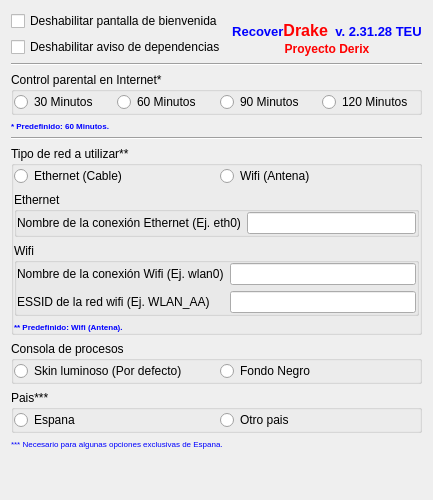
     <widget class="QWidget" name="tab_6">
      <attribute name="icon">
       <iconset resource="recoverdrake.qrc">
        <normaloff>:/Imagenes/ejecutar.png</normaloff>:/Imagenes/ejecutar.png</iconset>
      </attribute>
      <attribute name="title">
       <string>General</string>
      </attribute>
      <layout class="QGridLayout" name="gridLayout_2">
       <item row="3" column="0" colspan="2">
        <widget class="QGroupBox" name="groupBox_3">
         <property name="title">
          <string>Control parental en Internet*</string>
         </property>
         <property name="flat">
          <bool>false</bool>
         </property>
         <layout class="QGridLayout" name="gridLayout_10">
          <property name="leftMargin">
           <number>0</number>
          </property>
          <property name="topMargin">
           <number>0</number>
          </property>
          <property name="rightMargin">
           <number>0</number>
          </property>
          <property name="bottomMargin">
           <number>0</number>
          </property>
          <item row="0" column="0">
           <widget class="QRadioButton" name="radioButton_10">
            <property name="text">
             <string>30 Minutos</string>
            </property>
           </widget>
          </item>
          <item row="0" column="1">
           <widget class="QRadioButton" name="radioButton_11">
            <property name="text">
             <string>60 Minutos</string>
            </property>
           </widget>
          </item>
          <item row="0" column="2">
           <widget class="QRadioButton" name="radioButton_13">
            <property name="text">
             <string>90 Minutos</string>
            </property>
           </widget>
          </item>
          <item row="0" column="3">
           <widget class="QRadioButton" name="radioButton_12">
            <property name="text">
             <string>120 Minutos</string>
            </property>
           </widget>
          </item>
         </layout>
        </widget>
       </item>
       <item row="6" column="0" colspan="2">
        <widget class="QGroupBox" name="groupBox_8">
         <property name="title">
          <string>Tipo de red a utilizar**</string>
         </property>
         <layout class="QGridLayout" name="gridLayout_4">
          <property name="leftMargin">
           <number>0</number>
          </property>
          <property name="topMargin">
           <number>0</number>
          </property>
          <property name="rightMargin">
           <number>0</number>
          </property>
          <property name="bottomMargin">
           <number>0</number>
          </property>
          <item row="0" column="0">
           <widget class="QRadioButton" name="radioButton_14">
            <property name="text">
             <string>Ethernet (Cable)</string>
            </property>
           </widget>
          </item>
          <item row="0" column="1">
           <widget class="QRadioButton" name="radioButton_15">
            <property name="text">
             <string>Wifi (Antena)</string>
            </property>
           </widget>
          </item>
          <item row="1" column="0" colspan="2">
           <widget class="QGroupBox" name="groupBox_9">
            <property name="title">
             <string>Ethernet</string>
            </property>
            <layout class="QGridLayout" name="gridLayout_3">
             <property name="leftMargin">
              <number>0</number>
             </property>
             <property name="topMargin">
              <number>0</number>
             </property>
             <property name="rightMargin">
              <number>0</number>
             </property>
             <property name="bottomMargin">
              <number>0</number>
             </property>
             <item row="0" column="0">
              <widget class="QLabel" name="label_110">
               <property name="text">
                <string>Nombre de la conexión Ethernet (Ej. eth0)</string>
               </property>
              </widget>
             </item>
             <item row="0" column="1">
              <widget class="QLineEdit" name="lineEdit_5"/>
             </item>
            </layout>
           </widget>
          </item>
          <item row="2" column="0" colspan="2">
           <widget class="QGroupBox" name="groupBox_10">
            <property name="title">
             <string>Wifi</string>
            </property>
            <layout class="QGridLayout" name="gridLayout_5">
             <property name="leftMargin">
              <number>0</number>
             </property>
             <property name="topMargin">
              <number>0</number>
             </property>
             <property name="rightMargin">
              <number>0</number>
             </property>
             <property name="bottomMargin">
              <number>0</number>
             </property>
             <item row="0" column="0">
              <widget class="QLabel" name="label_111">
               <property name="text">
                <string>Nombre de la conexión Wifi (Ej. wlan0)</string>
               </property>
              </widget>
             </item>
             <item row="0" column="1">
              <widget class="QLineEdit" name="lineEdit_6"/>
             </item>
             <item row="1" column="0">
              <widget class="QLabel" name="label_108">
               <property name="text">
                <string>ESSID de la red wifi (Ej. WLAN_AA)</string>
               </property>
              </widget>
             </item>
             <item row="1" column="1">
              <widget class="QLineEdit" name="lineEdit_4"/>
             </item>
            </layout>
           </widget>
          </item>
          <item row="3" column="0" colspan="2">
           <widget class="QLabel" name="label_112">
            <property name="palette">
             <palette>
              <active>
               <colorrole role="Button">
                <brush brushstyle="SolidPattern">
                 <color alpha="255">
                  <red>170</red>
                  <green>170</green>
                  <blue>127</blue>
                 </color>
                </brush>
               </colorrole>
               <colorrole role="Text">
                <brush brushstyle="SolidPattern">
                 <color alpha="255">
                  <red>0</red>
                  <green>0</green>
                  <blue>255</blue>
                 </color>
                </brush>
               </colorrole>
               <colorrole role="Base">
                <brush brushstyle="SolidPattern">
                 <color alpha="255">
                  <red>170</red>
                  <green>170</green>
                  <blue>127</blue>
                 </color>
                </brush>
               </colorrole>
               <colorrole role="Window">
                <brush brushstyle="SolidPattern">
                 <color alpha="255">
                  <red>170</red>
                  <green>170</green>
                  <blue>127</blue>
                 </color>
                </brush>
               </colorrole>
              </active>
              <inactive>
               <colorrole role="Button">
                <brush brushstyle="SolidPattern">
                 <color alpha="255">
                  <red>170</red>
                  <green>170</green>
                  <blue>127</blue>
                 </color>
                </brush>
               </colorrole>
               <colorrole role="Text">
                <brush brushstyle="SolidPattern">
                 <color alpha="255">
                  <red>0</red>
                  <green>0</green>
                  <blue>255</blue>
                 </color>
                </brush>
               </colorrole>
               <colorrole role="Base">
                <brush brushstyle="SolidPattern">
                 <color alpha="255">
                  <red>170</red>
                  <green>170</green>
                  <blue>127</blue>
                 </color>
                </brush>
               </colorrole>
               <colorrole role="Window">
                <brush brushstyle="SolidPattern">
                 <color alpha="255">
                  <red>170</red>
                  <green>170</green>
                  <blue>127</blue>
                 </color>
                </brush>
               </colorrole>
              </inactive>
              <disabled>
               <colorrole role="Button">
                <brush brushstyle="SolidPattern">
                 <color alpha="255">
                  <red>170</red>
                  <green>170</green>
                  <blue>127</blue>
                 </color>
                </brush>
               </colorrole>
               <colorrole role="Text">
                <brush brushstyle="SolidPattern">
                 <color alpha="255">
                  <red>120</red>
                  <green>122</green>
                  <blue>124</blue>
                 </color>
                </brush>
               </colorrole>
               <colorrole role="Base">
                <brush brushstyle="SolidPattern">
                 <color alpha="255">
                  <red>170</red>
                  <green>170</green>
                  <blue>127</blue>
                 </color>
                </brush>
               </colorrole>
               <colorrole role="Window">
                <brush brushstyle="SolidPattern">
                 <color alpha="255">
                  <red>170</red>
                  <green>170</green>
                  <blue>127</blue>
                 </color>
                </brush>
               </colorrole>
              </disabled>
             </palette>
            </property>
            <property name="font">
             <font>
              <pointsize>6</pointsize>
              <weight>75</weight>
              <bold>true</bold>
             </font>
            </property>
            <property name="text">
             <string>&lt;!DOCTYPE HTML PUBLIC &quot;-//W3C//DTD HTML 4.0//EN&quot; &quot;http://www.w3.org/TR/REC-html40/strict.dtd&quot;&gt;
&lt;html&gt;&lt;head&gt;&lt;meta name=&quot;qrichtext&quot; content=&quot;1&quot; /&gt;&lt;style type=&quot;text/css&quot;&gt;
p, li { white-space: pre-wrap; }
&lt;/style&gt;&lt;/head&gt;&lt;body style=&quot; font-family:'Sans Serif'; font-size:6pt; font-weight:600; font-style:normal;&quot;&gt;
&lt;p style=&quot; margin-top:0px; margin-bottom:0px; margin-left:0px; margin-right:0px; -qt-block-indent:0; text-indent:0px;&quot;&gt;&lt;span style=&quot; color:#0000ff;&quot;&gt;** Predefinido: Wifi (Antena).&lt;/span&gt;&lt;/p&gt;&lt;/body&gt;&lt;/html&gt;</string>
            </property>
           </widget>
          </item>
         </layout>
         <widget class="QLabel" name="label_109">
          <property name="geometry">
           <rect>
            <x>20</x>
            <y>20</y>
            <width>171</width>
            <height>16</height>
           </rect>
          </property>
          <property name="text">
           <string/>
          </property>
         </widget>
        </widget>
       </item>
       <item row="2" column="0" colspan="2">
        <widget class="Line" name="line_7">
         <property name="orientation">
          <enum>Qt::Horizontal</enum>
         </property>
        </widget>
       </item>
       <item row="4" column="0" colspan="2">
        <widget class="QLabel" name="label_107">
         <property name="palette">
          <palette>
           <active>
            <colorrole role="Button">
             <brush brushstyle="SolidPattern">
              <color alpha="255">
               <red>170</red>
               <green>170</green>
               <blue>127</blue>
              </color>
             </brush>
            </colorrole>
            <colorrole role="Text">
             <brush brushstyle="SolidPattern">
              <color alpha="255">
               <red>0</red>
               <green>0</green>
               <blue>255</blue>
              </color>
             </brush>
            </colorrole>
            <colorrole role="Base">
             <brush brushstyle="SolidPattern">
              <color alpha="255">
               <red>170</red>
               <green>170</green>
               <blue>127</blue>
              </color>
             </brush>
            </colorrole>
            <colorrole role="Window">
             <brush brushstyle="SolidPattern">
              <color alpha="255">
               <red>170</red>
               <green>170</green>
               <blue>127</blue>
              </color>
             </brush>
            </colorrole>
           </active>
           <inactive>
            <colorrole role="Button">
             <brush brushstyle="SolidPattern">
              <color alpha="255">
               <red>170</red>
               <green>170</green>
               <blue>127</blue>
              </color>
             </brush>
            </colorrole>
            <colorrole role="Text">
             <brush brushstyle="SolidPattern">
              <color alpha="255">
               <red>0</red>
               <green>0</green>
               <blue>255</blue>
              </color>
             </brush>
            </colorrole>
            <colorrole role="Base">
             <brush brushstyle="SolidPattern">
              <color alpha="255">
               <red>170</red>
               <green>170</green>
               <blue>127</blue>
              </color>
             </brush>
            </colorrole>
            <colorrole role="Window">
             <brush brushstyle="SolidPattern">
              <color alpha="255">
               <red>170</red>
               <green>170</green>
               <blue>127</blue>
              </color>
             </brush>
            </colorrole>
           </inactive>
           <disabled>
            <colorrole role="Button">
             <brush brushstyle="SolidPattern">
              <color alpha="255">
               <red>170</red>
               <green>170</green>
               <blue>127</blue>
              </color>
             </brush>
            </colorrole>
            <colorrole role="Text">
             <brush brushstyle="SolidPattern">
              <color alpha="255">
               <red>120</red>
               <green>122</green>
               <blue>124</blue>
              </color>
             </brush>
            </colorrole>
            <colorrole role="Base">
             <brush brushstyle="SolidPattern">
              <color alpha="255">
               <red>170</red>
               <green>170</green>
               <blue>127</blue>
              </color>
             </brush>
            </colorrole>
            <colorrole role="Window">
             <brush brushstyle="SolidPattern">
              <color alpha="255">
               <red>170</red>
               <green>170</green>
               <blue>127</blue>
              </color>
             </brush>
            </colorrole>
           </disabled>
          </palette>
         </property>
         <property name="font">
          <font>
           <pointsize>6</pointsize>
           <weight>75</weight>
           <bold>true</bold>
          </font>
         </property>
         <property name="text">
          <string>&lt;!DOCTYPE HTML PUBLIC &quot;-//W3C//DTD HTML 4.0//EN&quot; &quot;http://www.w3.org/TR/REC-html40/strict.dtd&quot;&gt;
&lt;html&gt;&lt;head&gt;&lt;meta name=&quot;qrichtext&quot; content=&quot;1&quot; /&gt;&lt;style type=&quot;text/css&quot;&gt;
p, li { white-space: pre-wrap; }
&lt;/style&gt;&lt;/head&gt;&lt;body style=&quot; font-family:'Sans Serif'; font-size:6pt; font-weight:600; font-style:normal;&quot;&gt;
&lt;p style=&quot; margin-top:0px; margin-bottom:0px; margin-left:0px; margin-right:0px; -qt-block-indent:0; text-indent:0px;&quot;&gt;&lt;span style=&quot; color:#0000ff;&quot;&gt;* Predefinido: 60 Minutos.&lt;/span&gt;&lt;/p&gt;&lt;/body&gt;&lt;/html&gt;</string>
         </property>
        </widget>
       </item>
       <item row="0" column="1" rowspan="2">
        <widget class="QLabel" name="label_113">
         <property name="text">
          <string>&lt;!DOCTYPE HTML PUBLIC &quot;-//W3C//DTD HTML 4.0//EN&quot; &quot;http://www.w3.org/TR/REC-html40/strict.dtd&quot;&gt;
&lt;html&gt;&lt;head&gt;&lt;meta name=&quot;qrichtext&quot; content=&quot;1&quot; /&gt;&lt;style type=&quot;text/css&quot;&gt;
p, li { white-space: pre-wrap; }
&lt;/style&gt;&lt;/head&gt;&lt;body style=&quot; font-family:'Sans Serif'; font-size:9pt; font-weight:400; font-style:normal;&quot;&gt;
&lt;p align=&quot;center&quot; style=&quot; margin-top:0px; margin-bottom:0px; margin-left:0px; margin-right:0px; -qt-block-indent:0; text-indent:0px;&quot;&gt;&lt;span style=&quot; font-size:10pt; font-weight:600; color:#0000ff;&quot;&gt;Recover&lt;/span&gt;&lt;span style=&quot; font-size:12pt; font-weight:600; color:#ff0000;&quot;&gt;Drake&lt;/span&gt;&lt;span style=&quot; font-size:20pt; font-weight:600; color:#ff0000;&quot;&gt; &lt;/span&gt;&lt;span style=&quot; font-size:10pt; font-weight:600; color:#0000ff;&quot;&gt;v. 2.31.28 TEU&lt;/span&gt;&lt;/p&gt;
&lt;p align=&quot;center&quot; style=&quot; margin-top:0px; margin-bottom:0px; margin-left:0px; margin-right:0px; -qt-block-indent:0; text-indent:0px;&quot;&gt;&lt;span style=&quot; font-weight:600; color:#ff0000;&quot;&gt;Proyecto Derix&lt;/span&gt;&lt;/p&gt;&lt;/body&gt;&lt;/html&gt;</string>
         </property>
         <property name="alignment">
          <set>Qt::AlignRight|Qt::AlignTop|Qt::AlignTrailing</set>
         </property>
        </widget>
       </item>
       <item row="1" column="0">
        <widget class="QCheckBox" name="checkBox_3">
         <property name="text">
          <string>Deshabilitar aviso de dependencias</string>
         </property>
        </widget>
       </item>
       <item row="5" column="0" colspan="2">
        <widget class="Line" name="line_10">
         <property name="orientation">
          <enum>Qt::Horizontal</enum>
         </property>
        </widget>
       </item>
       <item row="7" column="0" colspan="2">
        <widget class="QGroupBox" name="groupBox_15">
         <property name="title">
          <string>Consola de procesos</string>
         </property>
         <layout class="QGridLayout" name="gridLayout_6">
          <property name="leftMargin">
           <number>0</number>
          </property>
          <property name="topMargin">
           <number>0</number>
          </property>
          <property name="rightMargin">
           <number>0</number>
          </property>
          <property name="bottomMargin">
           <number>0</number>
          </property>
          <item row="0" column="0">
           <widget class="QRadioButton" name="radioButton_42">
            <property name="text">
             <string>Skin luminoso (Por defecto)</string>
            </property>
           </widget>
          </item>
          <item row="0" column="1">
           <widget class="QRadioButton" name="radioButton_41">
            <property name="text">
             <string>Fondo Negro</string>
            </property>
           </widget>
          </item>
         </layout>
        </widget>
       </item>
       <item row="0" column="0">
        <widget class="QCheckBox" name="checkBox">
         <property name="text">
          <string>Deshabilitar pantalla de bienvenida</string>
         </property>
        </widget>
       </item>
       <item row="8" column="0" colspan="2">
        <widget class="QGroupBox" name="groupBox_21">
         <property name="title">
          <string>Pais*** </string>
         </property>
         <layout class="QGridLayout" name="gridLayout_33">
          <property name="leftMargin">
           <number>0</number>
          </property>
          <property name="topMargin">
           <number>0</number>
          </property>
          <property name="rightMargin">
           <number>0</number>
          </property>
          <property name="bottomMargin">
           <number>0</number>
          </property>
          <item row="0" column="0">
           <widget class="QRadioButton" name="radioButton_52">
            <property name="text">
             <string>Espana</string>
            </property>
           </widget>
          </item>
          <item row="0" column="1">
           <widget class="QRadioButton" name="radioButton_53">
            <property name="text">
             <string>Otro pais</string>
            </property>
           </widget>
          </item>
         </layout>
        </widget>
       </item>
       <item row="9" column="0" colspan="2">
        <widget class="QLabel" name="label_188">
         <property name="palette">
          <palette>
           <active>
            <colorrole role="WindowText">
             <brush brushstyle="SolidPattern">
              <color alpha="255">
               <red>0</red>
               <green>0</green>
               <blue>255</blue>
              </color>
             </brush>
            </colorrole>
            <colorrole role="Text">
             <brush brushstyle="SolidPattern">
              <color alpha="255">
               <red>0</red>
               <green>0</green>
               <blue>255</blue>
              </color>
             </brush>
            </colorrole>
            <colorrole role="ButtonText">
             <brush brushstyle="SolidPattern">
              <color alpha="255">
               <red>0</red>
               <green>0</green>
               <blue>255</blue>
              </color>
             </brush>
            </colorrole>
           </active>
           <inactive>
            <colorrole role="WindowText">
             <brush brushstyle="SolidPattern">
              <color alpha="255">
               <red>0</red>
               <green>0</green>
               <blue>255</blue>
              </color>
             </brush>
            </colorrole>
            <colorrole role="Text">
             <brush brushstyle="SolidPattern">
              <color alpha="255">
               <red>0</red>
               <green>0</green>
               <blue>255</blue>
              </color>
             </brush>
            </colorrole>
            <colorrole role="ButtonText">
             <brush brushstyle="SolidPattern">
              <color alpha="255">
               <red>0</red>
               <green>0</green>
               <blue>255</blue>
              </color>
             </brush>
            </colorrole>
           </inactive>
           <disabled>
            <colorrole role="WindowText">
             <brush brushstyle="SolidPattern">
              <color alpha="255">
               <red>0</red>
               <green>0</green>
               <blue>255</blue>
              </color>
             </brush>
            </colorrole>
            <colorrole role="Text">
             <brush brushstyle="SolidPattern">
              <color alpha="255">
               <red>0</red>
               <green>0</green>
               <blue>255</blue>
              </color>
             </brush>
            </colorrole>
            <colorrole role="ButtonText">
             <brush brushstyle="SolidPattern">
              <color alpha="255">
               <red>0</red>
               <green>0</green>
               <blue>255</blue>
              </color>
             </brush>
            </colorrole>
           </disabled>
          </palette>
         </property>
         <property name="font">
          <font>
           <pointsize>6</pointsize>
          </font>
         </property>
         <property name="styleSheet">
          <string notr="true">color: rgb(0, 0, 255);</string>
         </property>
         <property name="text">
          <string>*** Necesario para algunas opciones exclusivas de Espana.</string>
         </property>
        </widget>
       </item>
       <item row="10" column="0" colspan="2">
        <spacer name="verticalSpacer_3">
         <property name="orientation">
          <enum>Qt::Vertical</enum>
         </property>
         <property name="sizeHint" stdset="0">
          <size>
           <width>20</width>
           <height>40</height>
          </size>
         </property>
        </spacer>
       </item>
      </layout>
     </widget>
